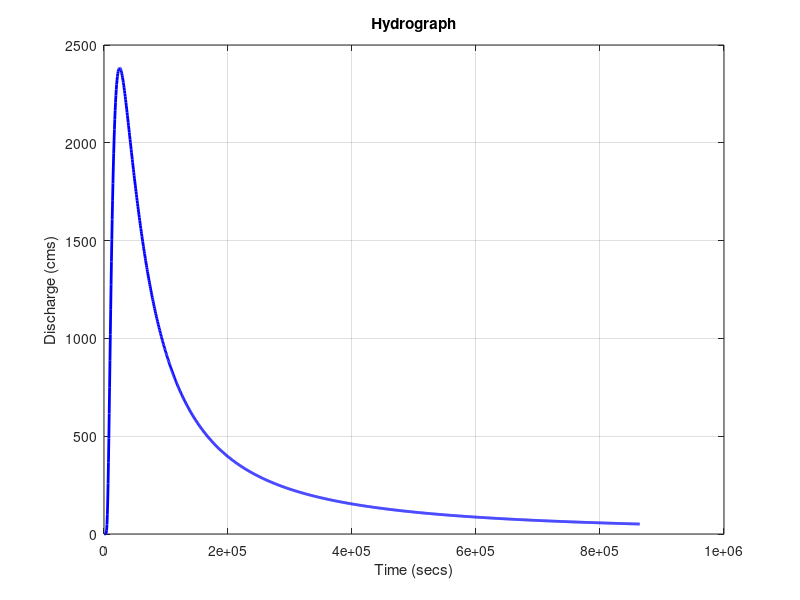

Write the MATLAB code that produced this figure.
% Criss, R. E., & Winston, W. E. (2003). 
% Hydrograph for small basins following intense storms. 
% Geophysical Research Letters, 30(6).

% Parameters
time_lag = 7*3600; % Time lag in seconds
b = 1.5*time_lag; % Time constant in seconds
t = (1/(24*6):1/(24*6):10)*3600*24; % Time series in seconds (time steps = 10 mins) 
Qmax = 2383; % Peak flow (cms)

% Hydrograph calculation
Q = Qmax * (2 * exp(1) * b ./ (3 * t)).^(3/2) .* exp(-b ./ t);

% Plot hydrograph
figure
plot(t, Q, 'b-', 'LineWidth', 2)
xlabel('Time (secs)')
ylabel('Discharge (cms)')
title('Hydrograph')
grid on


%% Export hydrograph to watlab format
% Parameters (Important!!!)
inflowLength = 329.977;

% Export process
clipA = zeros(size([t;Q]'));
clipA(:,1) = t-t(1); % time (sec)
clipA(:,2) = -Q'/inflowLength;
fileID = fopen('hydrogramme.txt','w');
fprintf(fileID,'%d\r\n',length(clipA));
fprintf(fileID,'%d % .7f\n', clipA');
fclose(fileID);